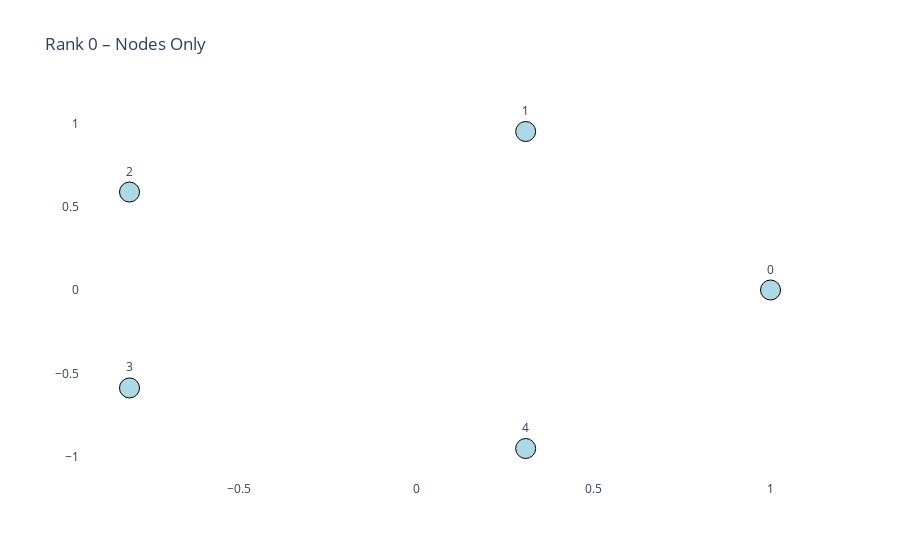
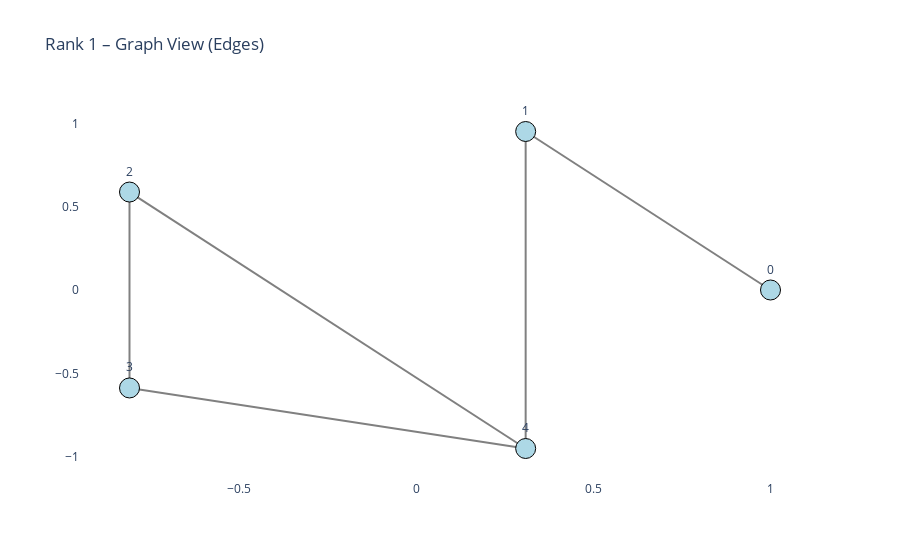

The code cell stored with these charts, in order, in its notebook:
### Code cell
import plotly.graph_objects as go
import numpy as np

# --- Helpers ---
def layout_nodes(cc_nodes):
    n = len(cc_nodes)
    theta = np.linspace(0, 2 * np.pi, n, endpoint=False)
    return {node: (np.cos(t), np.sin(t)) for node, t in zip(cc_nodes, theta)}

def add_node_trace(pos, node_color="lightblue"):
    x, y = zip(*[pos[n] for n in pos])
    return go.Scatter(
        x=x, y=y, mode="markers+text",
        marker=dict(size=20, color=node_color, line=dict(color="black", width=1)),
        text=list(pos.keys()), textposition="top center", hoverinfo="text"
    )

def add_edge_trace(pos, edges, color="gray"):
    edge_x, edge_y = [], []
    for i, j in edges:
        x0, y0 = pos[i]
        x1, y1 = pos[j]
        edge_x += [x0, x1, None]
        edge_y += [y0, y1, None]
    return go.Scatter(x=edge_x, y=edge_y, mode="lines", line=dict(width=2, color=color), hoverinfo="none")

def add_hyperedge_trace(pos, triplets, colorscale="Viridis"):
    triplet_traces = []
    for i, triplet in enumerate(triplets):
        pts = np.array([pos[n] for n in triplet])
        cx, cy = pts.mean(axis=0)
        for n in triplet:
            x0, y0 = pos[n]
            triplet_traces.append(
                go.Scatter(
                    x=[x0, cx], y=[y0, cy],
                    mode="lines",
                    line=dict(color=f"rgba({50+20*i%255},{150+i*10%255},{200-i*5%255},0.6)", width=2, dash="dot"),
                    hoverinfo="none"
                )
            )
    return triplet_traces

# --- Load Pos + Layers ---
pos = layout_nodes(cc_data["nodes"])
edges = [tuple(e) for e in cc_data["edges"]]
triplets = [tuple(t) for t in cc_data["triplets"]]

# --- Layered Figures ---
figs = []

# Rank 0 (nodes)
fig0 = go.Figure()
fig0.add_trace(add_node_trace(pos))
fig0.update_layout(title="Rank 0 – Nodes Only", plot_bgcolor="white", showlegend=False)
figs.append(fig0)

# Rank 1 (graph)
fig1 = go.Figure()
fig1.add_trace(add_edge_trace(pos, edges))
fig1.add_trace(add_node_trace(pos))
fig1.update_layout(title="Rank 1 – Graph View (Edges)", plot_bgcolor="white", showlegend=False)
figs.append(fig1)

# Rank 2 (hypergraph)
fig2 = go.Figure()
for trace in add_hyperedge_trace(pos, triplets):
    fig2.add_trace(trace)
fig2.add_trace(add_edge_trace(pos, edges))
fig2.add_trace(add_node_trace(pos))
fig2.update_layout(title="Rank 2 – Hypergraph with Triplets", plot_bgcolor="white", showlegend=False)
figs.append(fig2)

# --- Show All ---
for f in figs:
    f.show()

### Figure 1 — Plotly figure (JSON) as saved in the notebook; plotly's stock layout.template omitted (floating-point values rounded to 4 significant figures)
{"data": [{"hoverinfo": "text", "marker": {"color": "lightblue", "line": {"color": "black", "width": 1}, "size": 20}, "mode": "markers+text", "text": ["0", "1", "2", "3", "4"], "textposition": "top center", "x": [1.0, 0.309, -0.809, -0.809, 0.309], "y": [0.0, 0.9511, 0.5878, -0.5878, -0.9511], "type": "scatter"}], "layout": {"title": {"text": "Rank 0 – Nodes Only"}, "plot_bgcolor": "white", "showlegend": false}}

### Figure 2 — Plotly figure (JSON) as saved in the notebook; plotly's stock layout.template omitted (floating-point values rounded to 4 significant figures)
{"data": [{"hoverinfo": "none", "line": {"color": "gray", "width": 2}, "mode": "lines", "x": [1.0, 0.309, null, 0.309, 0.309, null, -0.809, -0.809, null, -0.809, 0.309, null, -0.809, 0.309, null], "y": [0.0, 0.9511, null, 0.9511, -0.9511, null, 0.5878, -0.5878, null, 0.5878, -0.9511, null, -0.5878, -0.9511, null], "type": "scatter"}, {"hoverinfo": "text", "marker": {"color": "lightblue", "line": {"color": "black", "width": 1}, "size": 20}, "mode": "markers+text", "text": ["0", "1", "2", "3", "4"], "textposition": "top center", "x": [1.0, 0.309, -0.809, -0.809, 0.309], "y": [0.0, 0.9511, 0.5878, -0.5878, -0.9511], "type": "scatter"}], "layout": {"title": {"text": "Rank 1 – Graph View (Edges)"}, "plot_bgcolor": "white", "showlegend": false}}
